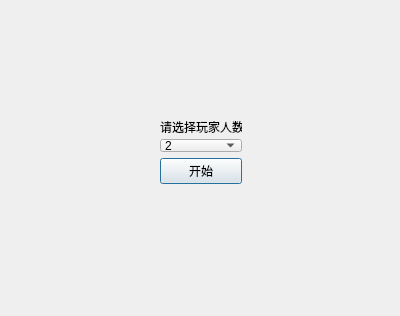
<?xml version="1.0" encoding="UTF-8"?>
<ui version="4.0">
 <class>setting</class>
 <widget class="QDialog" name="setting">
  <property name="geometry">
   <rect>
    <x>0</x>
    <y>0</y>
    <width>400</width>
    <height>316</height>
   </rect>
  </property>
  <property name="windowTitle">
   <string>Dialog</string>
  </property>
  <widget class="QWidget" name="">
   <property name="geometry">
    <rect>
     <x>160</x>
     <y>120</y>
     <width>82</width>
     <height>64</height>
    </rect>
   </property>
   <layout class="QVBoxLayout" name="verticalLayout_2">
    <item>
     <layout class="QVBoxLayout" name="verticalLayout">
      <item>
       <widget class="QLabel" name="label">
        <property name="text">
         <string>请选择玩家人数</string>
        </property>
       </widget>
      </item>
      <item>
       <widget class="QComboBox" name="comboBox">
        <item>
         <property name="text">
          <string>2</string>
         </property>
        </item>
        <item>
         <property name="text">
          <string>3</string>
         </property>
        </item>
        <item>
         <property name="text">
          <string>6</string>
         </property>
        </item>
       </widget>
      </item>
     </layout>
    </item>
    <item>
     <widget class="QPushButton" name="pushButton">
      <property name="text">
       <string>开始</string>
      </property>
     </widget>
    </item>
   </layout>
  </widget>
 </widget>
 <resources/>
 <connections/>
</ui>
